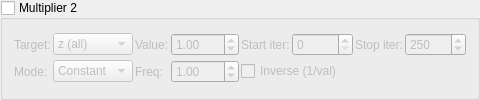
    <widget class="MyGroupBox" name="groupCheck_transf_function_enabledBy_false">
     <property name="title"><string>Multiplier 2</string></property>
     <property name="checkable"><bool>true</bool></property>
     <property name="checked"><bool>false</bool></property>
     <layout class="QGridLayout" name="gridLayout_mult2">
      <property name="spacing"><number>2</number></property>
      <item row="0" column="0">
       <widget class="QLabel"><property name="text"><string>Target:</string></property></widget>
      </item>
      <item row="0" column="1">
       <widget class="MyComboBox" name="comboBox_transf_multiplier_mode_2">
        <item><property name="text"><string notr="true">z (all)</string></property></item>
        <item><property name="text"><string notr="true">z.x</string></property></item>
        <item><property name="text"><string notr="true">z.y</string></property></item>
        <item><property name="text"><string notr="true">z.z</string></property></item>
        <item><property name="text"><string notr="true">DE</string></property></item>
        <item><property name="text"><string notr="true">color</string></property></item>
        <item><property name="text"><string notr="true">z.w</string></property></item>
        <item><property name="text"><string notr="true">z.xy</string></property></item>
        <item><property name="text"><string notr="true">z.xz</string></property></item>
        <item><property name="text"><string notr="true">z.yz</string></property></item>
       </widget>
      </item>
      <item row="0" column="2">
       <widget class="QLabel"><property name="text"><string>Value:</string></property></widget>
      </item>
      <item row="0" column="3">
       <widget class="MyDoubleSpinBox" name="spinbox_transf_scale_5">
        <property name="minimum"><double>-100.0</double></property><property name="maximum"><double>100.0</double></property>
        <property name="singleStep"><double>0.01</double></property><property name="value"><double>1.0</double></property>
       </widget>
      </item>
      <item row="0" column="4">
       <widget class="QLabel"><property name="text"><string>Start iter:</string></property></widget>
      </item>
      <item row="0" column="5">
       <widget class="MySpinBox" name="spinboxInt_transf_start_iterations_C">
        <property name="minimum"><number>0</number></property><property name="maximum"><number>10000</number></property>
        <property name="value"><number>0</number></property>
       </widget>
      </item>
      <item row="0" column="6">
       <widget class="QLabel"><property name="text"><string>Stop iter:</string></property></widget>
      </item>
      <item row="0" column="7">
       <widget class="MySpinBox" name="spinboxInt_transf_stop_iterations_C">
        <property name="minimum"><number>0</number></property><property name="maximum"><number>10000</number></property>
        <property name="value"><number>250</number></property>
       </widget>
      </item>
      <item row="1" column="0">
       <widget class="QLabel"><property name="text"><string>Mode:</string></property></widget>
      </item>
      <item row="1" column="1">
       <widget class="MyComboBox" name="comboBox_transf_multiplier_value_mode_2">
        <item><property name="text"><string notr="true">Constant</string></property></item>
        <item><property name="text"><string notr="true">Sine</string></property></item>
        <item><property name="text"><string notr="true">Ramp</string></property></item>
       </widget>
      </item>
      <item row="1" column="2">
       <widget class="QLabel"><property name="text"><string>Freq:</string></property></widget>
      </item>
      <item row="1" column="3">
       <widget class="MyDoubleSpinBox" name="spinbox_transf_multiplier_frequency_2">
        <property name="minimum"><double>0.01</double></property><property name="maximum"><double>100.0</double></property>
        <property name="singleStep"><double>0.1</double></property><property name="value"><double>1.0</double></property>
       </widget>
      </item>
      <item row="1" column="4" colspan="2">
       <widget class="MyCheckBox" name="checkBox_transf_multiplier_inverse_2">
        <property name="text"><string>Inverse (1/val)</string></property>
       </widget>
      </item>
     </layout>
    </widget>
